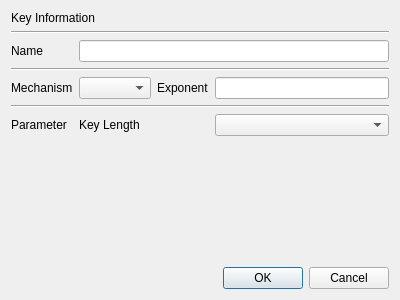
<?xml version="1.0" encoding="UTF-8"?>
<ui version="4.0">
 <class>NewKeyDlg</class>
 <widget class="QDialog" name="NewKeyDlg">
  <property name="geometry">
   <rect>
    <x>0</x>
    <y>0</y>
    <width>400</width>
    <height>300</height>
   </rect>
  </property>
  <property name="windowTitle">
   <string>New Key</string>
  </property>
  <layout class="QGridLayout" name="gridLayout">
   <item row="2" column="0">
    <widget class="QLabel" name="label_2">
     <property name="text">
      <string>Name</string>
     </property>
    </widget>
   </item>
   <item row="1" column="0" colspan="4">
    <widget class="Line" name="line">
     <property name="orientation">
      <enum>Qt::Horizontal</enum>
     </property>
    </widget>
   </item>
   <item row="5" column="1">
    <widget class="QComboBox" name="mMechCombo"/>
   </item>
   <item row="9" column="0">
    <spacer name="verticalSpacer">
     <property name="orientation">
      <enum>Qt::Vertical</enum>
     </property>
     <property name="sizeHint" stdset="0">
      <size>
       <width>20</width>
       <height>40</height>
      </size>
     </property>
    </spacer>
   </item>
   <item row="5" column="0">
    <widget class="QLabel" name="label_3">
     <property name="text">
      <string>Mechanism</string>
     </property>
    </widget>
   </item>
   <item row="5" column="2">
    <widget class="QLabel" name="label_5">
     <property name="text">
      <string>Exponent</string>
     </property>
    </widget>
   </item>
   <item row="2" column="1" colspan="3">
    <widget class="QLineEdit" name="mNameText"/>
   </item>
   <item row="6" column="0" colspan="4">
    <widget class="Line" name="line_3">
     <property name="orientation">
      <enum>Qt::Horizontal</enum>
     </property>
    </widget>
   </item>
   <item row="5" column="3">
    <widget class="QLineEdit" name="mExponentText"/>
   </item>
   <item row="10" column="2" colspan="2">
    <widget class="QDialogButtonBox" name="buttonBox">
     <property name="orientation">
      <enum>Qt::Horizontal</enum>
     </property>
     <property name="standardButtons">
      <set>QDialogButtonBox::Cancel|QDialogButtonBox::Ok</set>
     </property>
    </widget>
   </item>
   <item row="0" column="0" colspan="2">
    <widget class="QLabel" name="label">
     <property name="text">
      <string>Key Information</string>
     </property>
    </widget>
   </item>
   <item row="4" column="0" colspan="4">
    <widget class="Line" name="line_2">
     <property name="orientation">
      <enum>Qt::Horizontal</enum>
     </property>
    </widget>
   </item>
   <item row="8" column="3">
    <widget class="QComboBox" name="mOptionCombo"/>
   </item>
   <item row="8" column="0">
    <widget class="QLabel" name="label_6">
     <property name="text">
      <string>Parameter</string>
     </property>
    </widget>
   </item>
   <item row="8" column="1">
    <widget class="QLabel" name="mOptionLabel">
     <property name="text">
      <string>Key Length</string>
     </property>
    </widget>
   </item>
  </layout>
 </widget>
 <tabstops>
  <tabstop>mNameText</tabstop>
  <tabstop>mMechCombo</tabstop>
  <tabstop>mExponentText</tabstop>
  <tabstop>mOptionCombo</tabstop>
 </tabstops>
 <resources/>
 <connections>
  <connection>
   <sender>buttonBox</sender>
   <signal>accepted()</signal>
   <receiver>NewKeyDlg</receiver>
   <slot>accept()</slot>
   <hints>
    <hint type="sourcelabel">
     <x>248</x>
     <y>254</y>
    </hint>
    <hint type="destinationlabel">
     <x>157</x>
     <y>274</y>
    </hint>
   </hints>
  </connection>
  <connection>
   <sender>buttonBox</sender>
   <signal>rejected()</signal>
   <receiver>NewKeyDlg</receiver>
   <slot>reject()</slot>
   <hints>
    <hint type="sourcelabel">
     <x>316</x>
     <y>260</y>
    </hint>
    <hint type="destinationlabel">
     <x>286</x>
     <y>274</y>
    </hint>
   </hints>
  </connection>
 </connections>
</ui>
